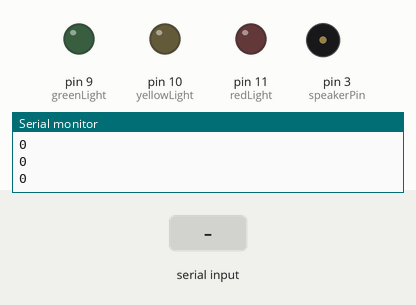
Recording of a sketch running on a simulated Arduino Uno, built with avr-gcc and run on an emulated ATmega328P. Shown: output pins drawn as LEDs (lit = HIGH), buzzer (waves = sounding), the last lines printed to the serial monitor. The test bench sets the inputs (shaded band).

Above: at 1.2 s.
1.3 s: "2" received over Serial
At 8.4 s:
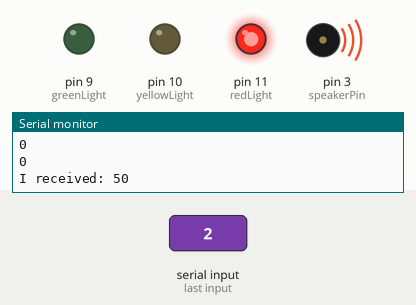
At 10.1 s:
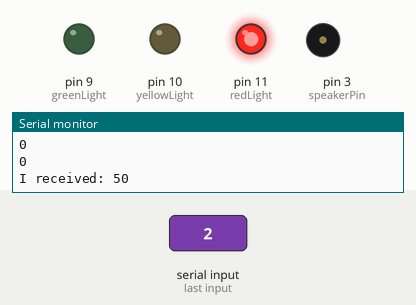
Timing chart, 0 to 10.3 s (numbered marks = the images above; inputs shaded):
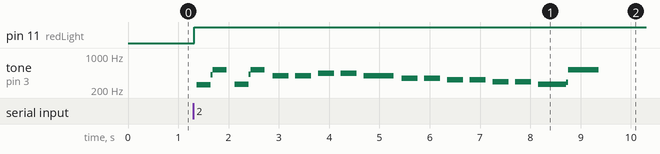

Measured:
- after the input at 1.3 s, pin 11 (redLight): LOW → HIGH at once; tone on pin 3 (speakerPin): plays 259 Hz for 0.28 s, 416 Hz for 0.04 s, 521 Hz for 0.28 s, 260 Hz for 0.28 s, 419 Hz for 0.04 s, 521 Hz for 0.28 s … (20 notes in this stretch), starting after 0.07 s

The sketch:

hackathon_jenkinsLights.ino
```cpp
int serialData;
int yellowLight = 10;
int greenLight = 9;
int redLight = 11;
int incomingByte = 0;
int lastTx = 0;

int speakerPin = 3;
int length = 15;
char notes[] = "ccggaagffeeddc ";
int beats[] = {1,1,1,1,1,1,2,1,1,1,1,1,1,2,4};
int tempo = 300;

void playTone(int tone, int duration){
  for(long i = 0; i < duration*1000L; i+= tone*2) {
   digitalWrite(speakerPin, HIGH);
   delayMicroseconds(tone);
   digitalWrite(speakerPin, LOW);
   delayMicroseconds(tone);
  }
}

void playNote(char note, int duration) {
   char names[] = {'c','d','e','f','g','a','b','c'};
   int tones[] = {1915, 1700, 1519, 1432, 1275, 1136, 1014, 956};

   for(int i = 0; i <8; i++){
     if(names[i] == note)
       playTone(tones[i], duration);
   }
}


void setup() {
  Serial.begin(9600);
  Serial.println("Hello");
  pinMode(yellowLight,OUTPUT);
  pinMode(greenLight, OUTPUT);
  pinMode(redLight, OUTPUT);

  pinMode(speakerPin, OUTPUT);
}

void loop() {
  Serial.println(incomingByte, DEC);
  if(Serial.available() > 0) {
    incomingByte = Serial.read();

    Serial.print("I received: ");
    Serial.println(incomingByte, DEC);

    switch(incomingByte) {
     case 48:
       digitalWrite(yellowLight,HIGH);
       break;
     case 49:
       digitalWrite(greenLight,HIGH);
       break;
     case 50:
       digitalWrite(redLight,HIGH);
        for(int i = 0; i < length; i++) {
          if(notes[i] == ' '){
            delay(beats[i] * tempo);
          }
          else
          {
           playNote(notes[i],beats[i]*tempo);
          }
          delay(tempo/2);
       }
       break;
    }
  }
}
```
